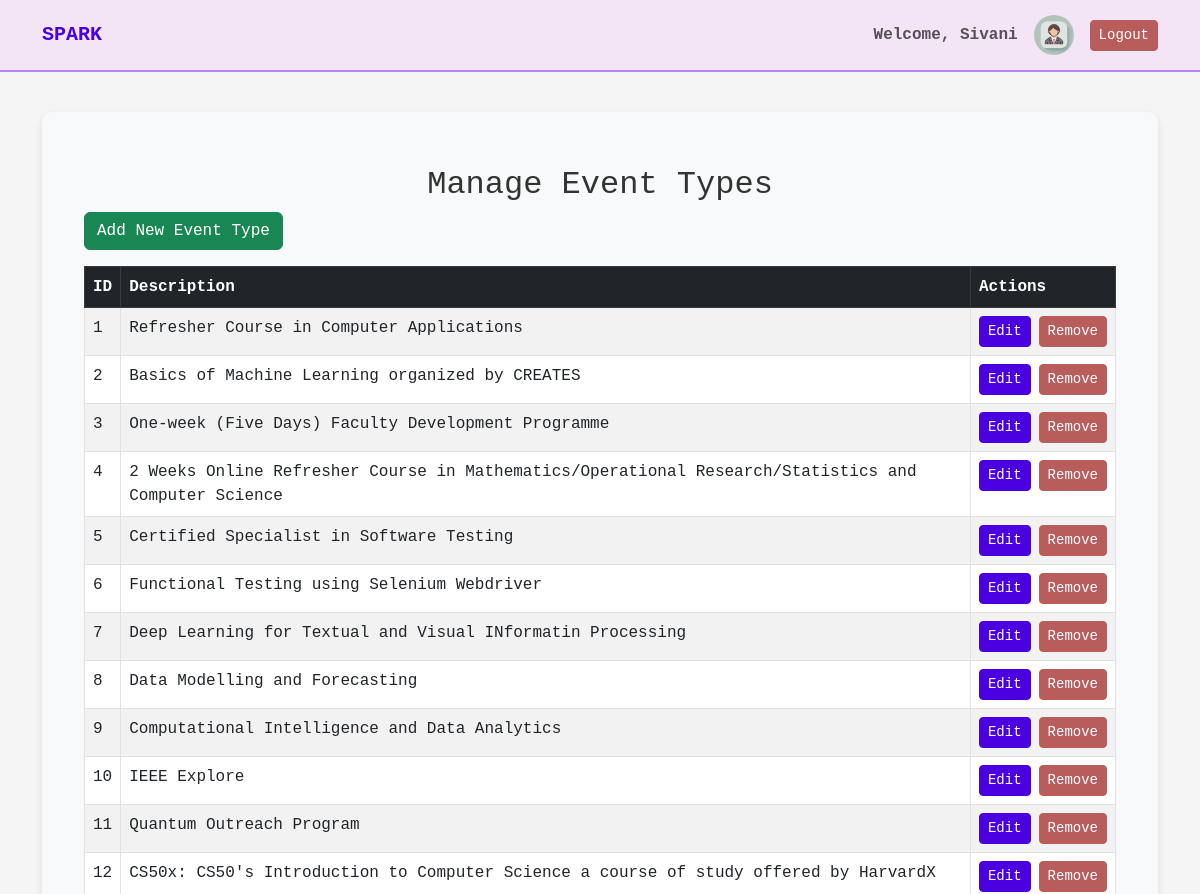
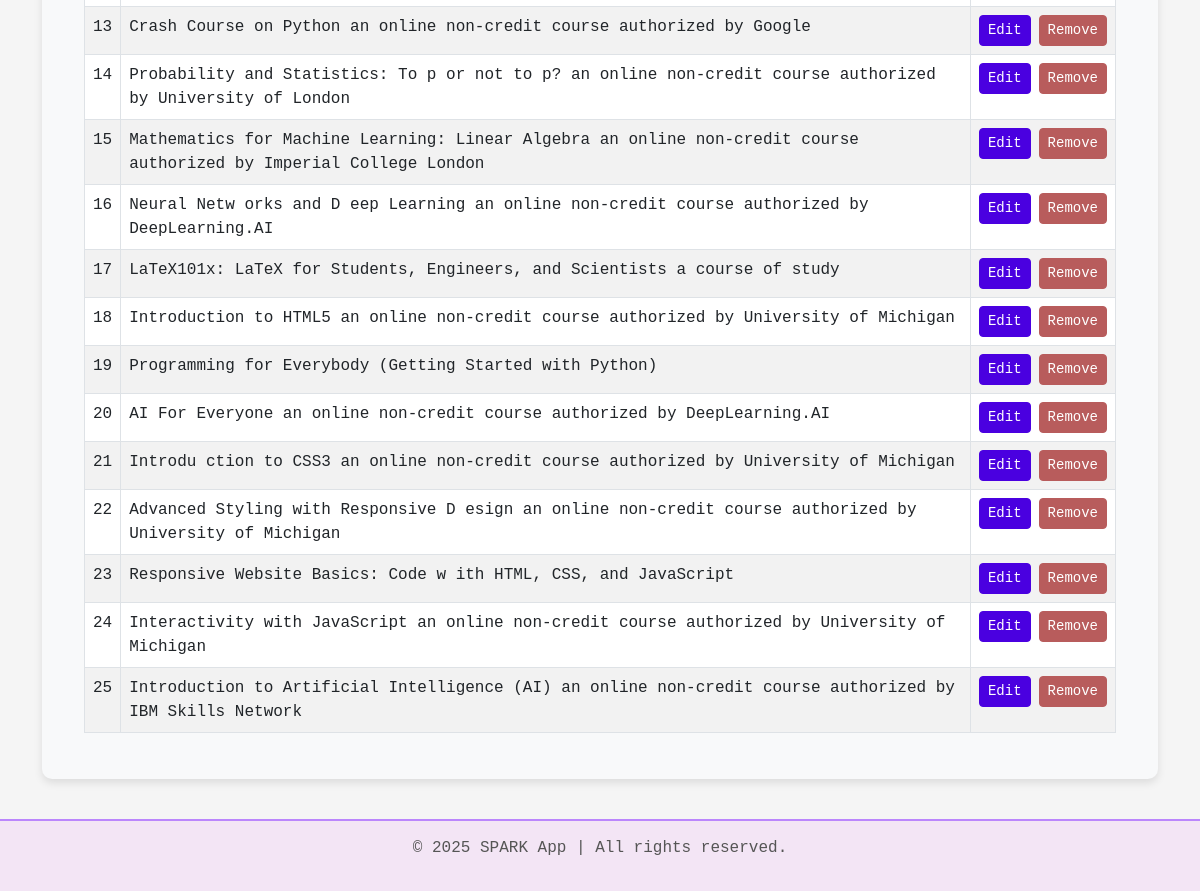
The app's page /manage-event-type/ (signed in) with its own data (2 pictures, top to bottom).
### sparkapp/models.py (models this page shows, shortened)
class EventType(models.Model):
    type_id = models.AutoField(primary_key=True)
    type_description = models.CharField(max_length=1000, blank=False)

### sparkapp/views.py (the view)
# urls.py: path('manage-event-type/', views.manage_event_type, name='manage_event_type'),
@login_required
@user_passes_test(admin_group_required)
def manage_event_type(request):
    event_types = EventType.objects.all()
    return render(request, 'manage_event_type.html', {'event_types': event_types})

### sparkapp/context_processors.py (called while the page is built)
def is_teacher(request):
    return {'is_teacher': request.user.groups.filter(name='Teacher').exists()}

def is_admin(request):
    return {'is_admin': request.user.groups.filter(name='Admin').exists()}

def is_principal(request):
    return {'is_principal': request.user.groups.filter(name='Principal').exists()}

### sparkapp/views.py (called while the page is built)
def admin_group_required(user):
    return user.groups.filter(name='Admin').exists()

### sparkapp/templates/manage_event_type.html
{% extends 'base.html' %}
{% block content %}
<div class="container">
    <h2 class="text-center mt-4">Manage Event Types</h2>
    <a href="{% url 'add_event_type' %}" class="btn btn-success mb-3">Add New Event Type</a>
    <table class="table table-bordered table-striped">
        <thead class="table-dark">
            <tr>
                <th>ID</th>
                <th>Description</th>
                <th>Actions</th>
            </tr>
        </thead>
        <tbody>
            {% for event_type in event_types %}
                <tr>
                    <td>{{ event_type.type_id }}</td>
                    <td>{{ event_type.type_description }}</td>
                    <td>
                        <div class="d-flex gap-2">
                            <a href="{% url 'edit_event_type' event_type.type_id %}" class="btn btn-primary btn-sm">Edit</a>
                            <a href="{% url 'delete_event_type' event_type.type_id %}" class="btn btn-danger btn-sm"
                               onclick="return confirm('Are you sure you want to remove this student?')">Remove</a>
                        </div>
                    </td>
                </tr>
            {% empty %}
            <tr>
                <td colspan="3" class="text-center">No Event Types Available</td>
            </tr>
            {% endfor %}
        </tbody>
    </table>
</div>
{% endblock %}

### sparkapp/templates/base.html (shortened to what this page needs)
<!DOCTYPE html>
<html lang="en">
<head>
    <link href="https://cdn.jsdelivr.net/npm/bootstrap@5.3.0-alpha3/dist/css/bootstrap.min.css" rel="stylesheet">
</head>
<body>
    <nav class="navbar navbar-expand-lg">
        <div class="container">
            <a class="navbar-brand" href="{% url 'index' %}">SPARK</a>
            <div class="collapse navbar-collapse" id="navbarNav">
                <ul class="navbar-nav ms-auto align-items-center">
                    {% if user.is_authenticated %}
                        <li class="nav-item me-3">
                            <span class="navbar-text fw-bold">
                                Welcome, {{ user.username|title }}
                            </span>
                        </li>
                        <li class="nav-item me-3">
                            {% if user.employee.profile_pic %}
                                <img src="{{ user.employee.profile_pic.url }}" alt="Profile Picture" class="user-avatar" width="40" height="40" style="border-radius: 50%;">
                            {% else %}
                                <img src="/media/profile_pics/default.webp" alt="Default Profile Picture" class="user-avatar" width="40" height="40" style="border-radius: 50%;">
                            {% endif %}
                        </li>
                        <li class="nav-item">
                            <form method="post" action="{% url 'logout' %}">
                                <button class="btn btn-danger btn-sm" type="submit">Logout</button>
                            </form>
                        </li>
                    {% else %}
                        <li class="nav-item"><a class="nav-link" href="{% url 'login' %}">Login</a></li>
                    {% endif %}
                </ul>
            </div>
        </div>
    </nav>
    <div class="container main-content">
        <div class="content-card">
            {% block content %}{% endblock %}
        </div>
    </div>
    <footer>
        <p>&copy; 2025 SPARK App | All rights reserved.</p>
    </footer>
</body>
</html>

### records on screen
EventType: type_id "1", type_description "Refresher Course in Computer Applications"
EventType: type_id "2", type_description "Basics of Machine Learning organized by CREATES"
EventType: type_id "3", type_description "One-week (Five Days) Faculty Development Programme"
EventType: type_id "4", type_description "2 Weeks Online Refresher Course in Mathematics/Operational Research/Statistics and Computer Science"
EventType: type_id "5", type_description "Certified Specialist in Software Testing"
EventType: type_id "6", type_description "Functional Testing using Selenium Webdriver"
EventType: type_id "7", type_description "Deep Learning for Textual and Visual INformatin Processing"
EventType: type_id "8", type_description "Data Modelling and Forecasting"
EventType: type_id "9", type_description "Computational Intelligence and Data Analytics"
EventType: type_id "10", type_description "IEEE Explore"
EventType: type_id "11", type_description "Quantum Outreach Program"
EventType: type_id "12", type_description "CS50x: CS50's Introduction to Computer Science a course of study offered by HarvardX"
EventType: type_id "13", type_description "Crash Course on Python an online non-credit course authorized by Google"
EventType: type_id "14", type_description "Probability and Statistics: To p or not to p? an online non-credit course authorized by University of London"
EventType: type_id "15", type_description "Mathematics for Machine Learning: Linear Algebra an online non-credit course authorized by Imperial College London"
EventType: type_id "16", type_description "Neural Netw orks and D eep Learning an online non-credit course authorized by DeepLearning.AI"
EventType: type_id "17", type_description "LaTeX101x: LaTeX for Students, Engineers, and Scientists a course of study"
EventType: type_id "18", type_description "Introduction to HTML5 an online non-credit course authorized by University of Michigan"
EventType: type_id "19", type_description "Programming for Everybody (Getting Started with Python)"
EventType: type_id "20", type_description "AI For Everyone an online non-credit course authorized by DeepLearning.AI"
EventType: type_id "21", type_description "Introdu ction to CSS3 an online non-credit course authorized by University of Michigan"
EventType: type_id "22", type_description "Advanced Styling with Responsive D esign an online non-credit course authorized by University of Michigan"
EventType: type_id "23", type_description "Responsive Website Basics: Code w ith HTML, CSS, and JavaScript"
EventType: type_id "24", type_description "Interactivity with JavaScript an online non-credit course authorized by University of Michigan"
EventType: type_id "25", type_description "Introduction to Artificial Intelligence (AI) an online non-credit course authorized by IBM Skills Network"

### other values on screen
{{ user.username|title }} "Sivani"
